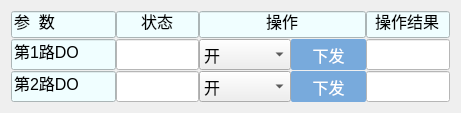
    <widget class="QWidget" name="layoutWidget_6">
     <property name="geometry">
      <rect>
       <x>315</x>
       <y>422</y>
       <width>461</width>
       <height>93</height>
      </rect>
     </property>
     <layout class="QHBoxLayout" name="horizontalLayout_13" stretch="5,4,8,4">
      <property name="spacing">
       <number>0</number>
      </property>
      <item>
       <layout class="QVBoxLayout" name="verticalLayout_16">
        <property name="spacing">
         <number>1</number>
        </property>
        <item>
         <widget class="QLineEdit" name="lineEdit_do_parameter">
          <property name="enabled">
           <bool>false</bool>
          </property>
          <property name="sizePolicy">
           <sizepolicy hsizetype="Maximum" vsizetype="Fixed">
            <horstretch>0</horstretch>
            <verstretch>0</verstretch>
           </sizepolicy>
          </property>
          <property name="maximumSize">
           <size>
            <width>120</width>
            <height>16777215</height>
           </size>
          </property>
          <property name="styleSheet">
           <string notr="true">
QLineEdit{
font:16px;
background-color: rgb(240, 254, 255);
color: rgb(0, 0, 0);

}		</string>
          </property>
          <property name="text">
           <string>参  数</string>
          </property>
         </widget>
        </item>
        <item>
         <widget class="QLineEdit" name="lineEdit_do_2_label">
          <property name="enabled">
           <bool>false</bool>
          </property>
          <property name="sizePolicy">
           <sizepolicy hsizetype="Maximum" vsizetype="Expanding">
            <horstretch>0</horstretch>
            <verstretch>0</verstretch>
           </sizepolicy>
          </property>
          <property name="maximumSize">
           <size>
            <width>120</width>
            <height>16777215</height>
           </size>
          </property>
          <property name="styleSheet">
           <string notr="true">
QLineEdit{
font:16px;
background-color: rgb(240, 254, 255);
color: rgb(0, 0, 0);

}		</string>
          </property>
          <property name="text">
           <string>第1路DO</string>
          </property>
         </widget>
        </item>
        <item>
         <widget class="QLineEdit" name="lineEdit_do_1_label">
          <property name="enabled">
           <bool>false</bool>
          </property>
          <property name="sizePolicy">
           <sizepolicy hsizetype="Maximum" vsizetype="Expanding">
            <horstretch>0</horstretch>
            <verstretch>0</verstretch>
           </sizepolicy>
          </property>
          <property name="maximumSize">
           <size>
            <width>120</width>
            <height>16777215</height>
           </size>
          </property>
          <property name="styleSheet">
           <string notr="true">
QLineEdit{
font:16px;
background-color: rgb(240, 254, 255);
color: rgb(0, 0, 0);

}		</string>
          </property>
          <property name="text">
           <string>第2路DO</string>
          </property>
         </widget>
        </item>
       </layout>
      </item>
      <item>
       <layout class="QVBoxLayout" name="verticalLayout_15">
        <property name="spacing">
         <number>1</number>
        </property>
        <item>
         <widget class="QLineEdit" name="lineEdit_do_status">
          <property name="enabled">
           <bool>false</bool>
          </property>
          <property name="sizePolicy">
           <sizepolicy hsizetype="Expanding" vsizetype="Fixed">
            <horstretch>0</horstretch>
            <verstretch>0</verstretch>
           </sizepolicy>
          </property>
          <property name="minimumSize">
           <size>
            <width>10</width>
            <height>0</height>
           </size>
          </property>
          <property name="maximumSize">
           <size>
            <width>180</width>
            <height>16777215</height>
           </size>
          </property>
          <property name="styleSheet">
           <string notr="true">
QLineEdit{
font:16px;
background-color: rgb(240, 254, 255);
color: rgb(0, 0, 0);

}		</string>
          </property>
          <property name="text">
           <string>状态</string>
          </property>
          <property name="alignment">
           <set>Qt::AlignCenter</set>
          </property>
         </widget>
        </item>
        <item>
         <widget class="QLineEdit" name="lineEdit_do_1_status">
          <property name="enabled">
           <bool>false</bool>
          </property>
          <property name="sizePolicy">
           <sizepolicy hsizetype="Minimum" vsizetype="Expanding">
            <horstretch>0</horstretch>
            <verstretch>0</verstretch>
           </sizepolicy>
          </property>
          <property name="minimumSize">
           <size>
            <width>10</width>
            <height>0</height>
           </size>
          </property>
          <property name="maximumSize">
           <size>
            <width>180</width>
            <height>16777215</height>
           </size>
          </property>
          <property name="styleSheet">
           <string notr="true">
QLineEdit{
font:16px;
	background-color: rgb(255, 255, 255);
	
	color: rgb(0, 85, 255);

}		
</string>
          </property>
          <property name="text">
           <string/>
          </property>
          <property name="alignment">
           <set>Qt::AlignCenter</set>
          </property>
         </widget>
        </item>
        <item>
         <widget class="QLineEdit" name="lineEdit_do_2_status">
          <property name="enabled">
           <bool>false</bool>
          </property>
          <property name="sizePolicy">
           <sizepolicy hsizetype="Minimum" vsizetype="Expanding">
            <horstretch>0</horstretch>
            <verstretch>0</verstretch>
           </sizepolicy>
          </property>
          <property name="minimumSize">
           <size>
            <width>10</width>
            <height>0</height>
           </size>
          </property>
          <property name="maximumSize">
           <size>
            <width>180</width>
            <height>16777215</height>
           </size>
          </property>
          <property name="styleSheet">
           <string notr="true">
QLineEdit{
font:16px;
	background-color: rgb(255, 255, 255);
	
	color: rgb(0, 85, 255);

}		
</string>
          </property>
          <property name="text">
           <string/>
          </property>
          <property name="alignment">
           <set>Qt::AlignCenter</set>
          </property>
         </widget>
        </item>
       </layout>
      </item>
      <item>
       <layout class="QGridLayout" name="gridLayout_12">
        <property name="horizontalSpacing">
         <number>0</number>
        </property>
        <property name="verticalSpacing">
         <number>1</number>
        </property>
        <item row="0" column="0" colspan="2">
         <widget class="QLineEdit" name="lineEdit_volt_129">
          <property name="enabled">
           <bool>false</bool>
          </property>
          <property name="sizePolicy">
           <sizepolicy hsizetype="Expanding" vsizetype="Fixed">
            <horstretch>0</horstretch>
            <verstretch>0</verstretch>
           </sizepolicy>
          </property>
          <property name="minimumSize">
           <size>
            <width>10</width>
            <height>0</height>
           </size>
          </property>
          <property name="maximumSize">
           <size>
            <width>180</width>
            <height>16777215</height>
           </size>
          </property>
          <property name="styleSheet">
           <string notr="true">
QLineEdit{
font:16px;
background-color: rgb(240, 254, 255);
color: rgb(0, 0, 0);

}		</string>
          </property>
          <property name="text">
           <string>操作</string>
          </property>
          <property name="alignment">
           <set>Qt::AlignCenter</set>
          </property>
         </widget>
        </item>
        <item row="1" column="0">
         <widget class="QComboBox" name="comboBox_do_1_switch">
          <property name="sizePolicy">
           <sizepolicy hsizetype="Expanding" vsizetype="Expanding">
            <horstretch>0</horstretch>
            <verstretch>0</verstretch>
           </sizepolicy>
          </property>
          <property name="maximumSize">
           <size>
            <width>500</width>
            <height>16777215</height>
           </size>
          </property>
          <property name="font">
           <font>
            <family>Microsoft YaHei</family>
            <pointsize>12</pointsize>
           </font>
          </property>
          <property name="styleSheet">
           <string notr="true">QComboBox
{
color: &quot;#2e4a66&quot;;
}
</string>
          </property>
          <item>
           <property name="text">
            <string>开</string>
           </property>
          </item>
          <item>
           <property name="text">
            <string>关</string>
           </property>
          </item>
         </widget>
        </item>
        <item row="1" column="1">
         <widget class="QPushButton" name="button_do_1">
          <property name="sizePolicy">
           <sizepolicy hsizetype="Fixed" vsizetype="Expanding">
            <horstretch>10</horstretch>
            <verstretch>0</verstretch>
           </sizepolicy>
          </property>
          <property name="minimumSize">
           <size>
            <width>10</width>
            <height>0</height>
           </size>
          </property>
          <property name="sizeIncrement">
           <size>
            <width>0</width>
            <height>0</height>
           </size>
          </property>
          <property name="baseSize">
           <size>
            <width>0</width>
            <height>0</height>
           </size>
          </property>
          <property name="font">
           <font>
            <family>Microsoft YaHei</family>
            <pointsize>12</pointsize>
           </font>
          </property>
          <property name="styleSheet">
           <string notr="true">QPushButton{

        border-radius: 2px;

        border: none;

        width: 75px;

        height: 25px;
        background-color:rgb(0,0,0,0);

}

QPushButton:enabled {

        background: rgb(120, 170, 220);

        color: white;

}

QPushButton:!enabled {

        background: rgb(180, 180, 180);

        color: white;

}

QPushButton:enabled:hover{

        background: rgb(100, 160, 220);

}

QPushButton:enabled:pressed{

        background: rgb(0, 78, 161);

}

 

QPushButton#blueButton {

        color: white;

}

QPushButton#blueButton:enabled {

        background: rgb(0, 78, 161);

        color: white;

}

QPushButton:!enabled {

        background: rgb(180, 180, 180);

        color: white;

}

QPushButton#blueButton:enabled:hover {

        background: rgb(2, 65, 132);

}

QPushButton#blueButton:enabled:pressed {

        background: rgb(6, 94, 187);

}</string>
          </property>
          <property name="text">
           <string>下发</string>
          </property>
         </widget>
        </item>
        <item row="2" column="0">
         <widget class="QComboBox" name="comboBox_do_2_switch">
          <property name="sizePolicy">
           <sizepolicy hsizetype="Expanding" vsizetype="Expanding">
            <horstretch>0</horstretch>
            <verstretch>0</verstretch>
           </sizepolicy>
          </property>
          <property name="maximumSize">
           <size>
            <width>500</width>
            <height>16777215</height>
           </size>
          </property>
          <property name="font">
           <font>
            <family>Microsoft YaHei</family>
            <pointsize>12</pointsize>
           </font>
          </property>
          <property name="styleSheet">
           <string notr="true">QComboBox
{
color: &quot;#2e4a66&quot;;
}
</string>
          </property>
          <item>
           <property name="text">
            <string>开</string>
           </property>
          </item>
          <item>
           <property name="text">
            <string>关</string>
           </property>
          </item>
         </widget>
        </item>
        <item row="2" column="1">
         <widget class="QPushButton" name="button_do_2">
          <property name="sizePolicy">
           <sizepolicy hsizetype="Fixed" vsizetype="Expanding">
            <horstretch>10</horstretch>
            <verstretch>0</verstretch>
           </sizepolicy>
          </property>
          <property name="minimumSize">
           <size>
            <width>10</width>
            <height>0</height>
           </size>
          </property>
          <property name="sizeIncrement">
           <size>
            <width>0</width>
            <height>0</height>
           </size>
          </property>
          <property name="baseSize">
           <size>
            <width>0</width>
            <height>0</height>
           </size>
          </property>
          <property name="font">
           <font>
            <family>Microsoft YaHei</family>
            <pointsize>12</pointsize>
           </font>
          </property>
          <property name="styleSheet">
           <string notr="true">QPushButton{

        border-radius: 2px;

        border: none;

        width: 75px;

        height: 25px;
        background-color:rgb(0,0,0,0);

}

QPushButton:enabled {

        background: rgb(120, 170, 220);

        color: white;

}

QPushButton:!enabled {

        background: rgb(180, 180, 180);

        color: white;

}

QPushButton:enabled:hover{

        background: rgb(100, 160, 220);

}

QPushButton:enabled:pressed{

        background: rgb(0, 78, 161);

}

 

QPushButton#blueButton {

        color: white;

}

QPushButton#blueButton:enabled {

        background: rgb(0, 78, 161);

        color: white;

}

QPushButton:!enabled {

        background: rgb(180, 180, 180);

        color: white;

}

QPushButton#blueButton:enabled:hover {

        background: rgb(2, 65, 132);

}

QPushButton#blueButton:enabled:pressed {

        background: rgb(6, 94, 187);

}</string>
          </property>
          <property name="text">
           <string>下发</string>
          </property>
         </widget>
        </item>
       </layout>
      </item>
      <item>
       <layout class="QVBoxLayout" name="verticalLayout_14">
        <property name="spacing">
         <number>1</number>
        </property>
        <item>
         <widget class="QLineEdit" name="lineEdit_volt_130">
          <property name="enabled">
           <bool>false</bool>
          </property>
          <property name="sizePolicy">
           <sizepolicy hsizetype="Expanding" vsizetype="Fixed">
            <horstretch>0</horstretch>
            <verstretch>0</verstretch>
           </sizepolicy>
          </property>
          <property name="minimumSize">
           <size>
            <width>10</width>
            <height>0</height>
           </size>
          </property>
          <property name="maximumSize">
           <size>
            <width>180</width>
            <height>16777215</height>
           </size>
          </property>
          <property name="styleSheet">
           <string notr="true">
QLineEdit{
font:16px;
background-color: rgb(240, 254, 255);
color: rgb(0, 0, 0);

}		</string>
          </property>
          <property name="text">
           <string>操作结果</string>
          </property>
          <property name="alignment">
           <set>Qt::AlignCenter</set>
          </property>
         </widget>
        </item>
        <item>
         <widget class="QLineEdit" name="lineEdit_do_1_man_feedback">
          <property name="enabled">
           <bool>false</bool>
          </property>
          <property name="sizePolicy">
           <sizepolicy hsizetype="Minimum" vsizetype="Expanding">
            <horstretch>0</horstretch>
            <verstretch>0</verstretch>
           </sizepolicy>
          </property>
          <property name="minimumSize">
           <size>
            <width>10</width>
            <height>0</height>
           </size>
          </property>
          <property name="maximumSize">
           <size>
            <width>180</width>
            <height>16777215</height>
           </size>
          </property>
          <property name="styleSheet">
           <string notr="true">
QLineEdit{
font:16px;
	background-color: rgb(255, 255, 255);
	
	color: rgb(0, 85, 255);

}		
</string>
          </property>
          <property name="text">
           <string/>
          </property>
          <property name="alignment">
           <set>Qt::AlignCenter</set>
          </property>
         </widget>
        </item>
        <item>
         <widget class="QLineEdit" name="lineEdit_do_2_man_feedback">
          <property name="enabled">
           <bool>false</bool>
          </property>
          <property name="sizePolicy">
           <sizepolicy hsizetype="Minimum" vsizetype="Expanding">
            <horstretch>0</horstretch>
            <verstretch>0</verstretch>
           </sizepolicy>
          </property>
          <property name="minimumSize">
           <size>
            <width>10</width>
            <height>0</height>
           </size>
          </property>
          <property name="maximumSize">
           <size>
            <width>180</width>
            <height>16777215</height>
           </size>
          </property>
          <property name="styleSheet">
           <string notr="true">
QLineEdit{
font:16px;
	background-color: rgb(255, 255, 255);
	
	color: rgb(0, 85, 255);

}		
</string>
          </property>
          <property name="text">
           <string/>
          </property>
          <property name="alignment">
           <set>Qt::AlignCenter</set>
          </property>
         </widget>
        </item>
       </layout>
      </item>
     </layout>
    </widget>
